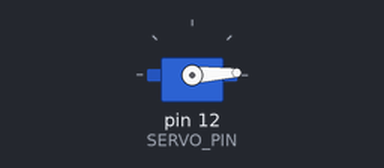
Bench run of a sketch on a simulated Arduino Uno, built with avr-gcc and run on an emulated ATmega328P. Parts: servo.

Above: at 0.05 s.
At 1.3 s:
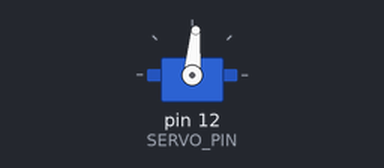
At 2.6 s:
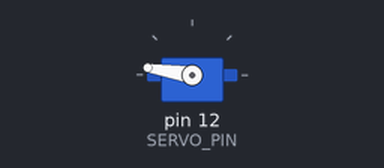
At 5.2 s:
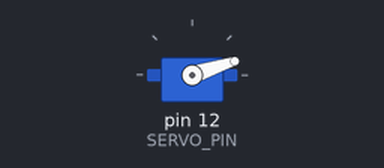
Timing chart, 0 to 7.1 s (numbered marks = the images above):
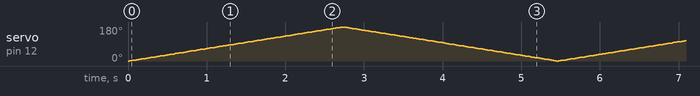

The sketch:

wrist_test.ino
```cpp
// wrist control test
#include <Servo.h>

const int SERVO_PIN = 12;
Servo wrist;

int pos = 0;

void setup(){
  wrist.attach(SERVO_PIN);
}

void loop() {
  for (pos = 0; pos <= 180; pos += 1){
    wrist.write(pos);
    delay(15);
    }
  for (pos = 180; pos >= 0; pos -= 1){
    wrist.write(pos);
    delay (15);
    }
}
```
